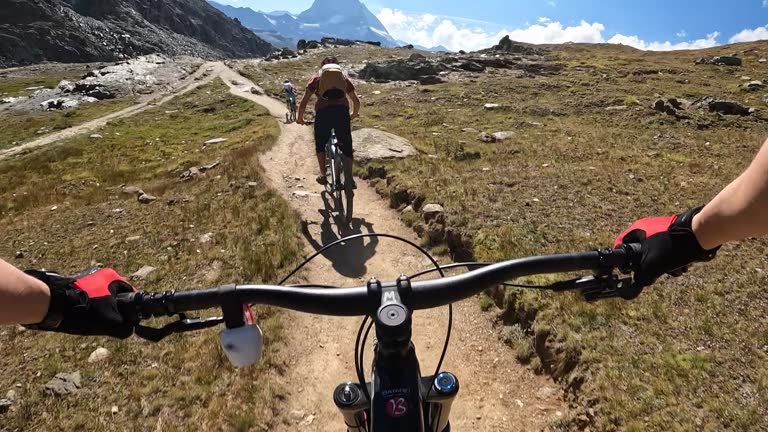
#> input picture data/example_handlebars.jpg, 768 x 432 px, found by its file name
$ python glove_detection.py
#> lines starting #> are read from the running program, lines starting #| are printed output that depends on the picture; after the words box and inside, x2 and y2 are one past the last pixel; in counts of white or black regions, pixels touching at a corner belong together
import cv2
from matplotlib import pyplot as plt
import numpy as np
import math

# Image path
path = "/home/akutuva/ros2_ws/src/machine-vision/data/example_handlebars.jpg"

# Input image into openCV
original_img = cv2.imread(path, cv2.IMREAD_COLOR)
#> original_img is the input picture: shape (432, 768, 3); mean B, G, R 84.7, 103.9, 118
img_HSV = cv2.cvtColor(original_img, cv2.COLOR_BGR2HSV)
#> img_HSV: shape (432, 768, 3); mean H, S, V 37.5, 98.6, 123.9

# Create HSV bounds for color of gloves
red_lower = np.array([110, 145, 145])
red_upper = np.array([179, 255, 255])

# Create a mask that will filter out all pixels outside the given HSV range. The pixels within the range will be white, all others will be black, a binary image.
red_mask = cv2.inRange(img_HSV, red_lower, red_upper)
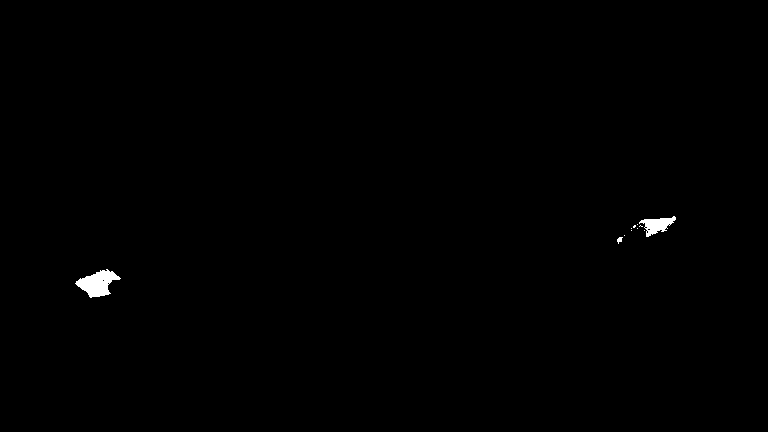
#> red_mask: shape (432, 768); 0.34% white; 11 white regions (8 under 20 px)

# Generate contours around all white pixels in the image
contours, hierarchy = cv2.findContours(red_mask, cv2.RETR_EXTERNAL, cv2.CHAIN_APPROX_SIMPLE)
#> contours = 11 contours, 9 with area under 20; largest, box (x1, y1, x2, y2) and area: (75, 269, 121, 298) 658, (639, 216, 676, 237) 338

# Make lists to hold many arrays of the x and y coordinates of the contour pixels. Each array in the list contains the respective x coordinates of each contour
x_coords = []
y_coords = []

# For each contour in the overall contours list, extract the x and y coordinates into their own lists
for contour in contours:
    reshaped_contour = contour.reshape(-1, 2)
    contour_x_vals = reshaped_contour[:, 0]
    contour_y_vals = reshaped_contour[:, 1]
    x_coords.append(contour_x_vals)
    y_coords.append(contour_y_vals)
#> this loop made 11 passes
#> (contour_x_vals, contour_y_vals) on passes 2 to 7: ([619, 617, 617, 618, 618, 618, 619, 621, 621, 622], [237, 239, 241, 242, 243, 242, 241, 241, 238, 237]), ([624], [235]), ([644], [230]), ([631], [230]), ([637], [228]), ([631], [228])
#> after the loop, x_coords = 11 items; y_coords = 11 items

# print(x_coords)

# Make arrays for all the x and y coordinates
x_arr = np.array(x_coords, dtype=object)
y_arr = np.array(y_coords, dtype=object)

# Starting with processing the x values first
min_x_vals = np.empty(0)

# For every array of x coordinates in the x value array, extract the minimum value and put this into its own array
for x_val_arr in x_arr:
    min_x_vals = np.append(min_x_vals, x_val_arr[0])
#> this loop made 11 passes
#> (x_val_arr, min_x_vals) on passes 2 to 9: ([619, 617, 617, 618, 618, 618, 619, 621, 621, 622], [106, 619]), ([624], [106, 619, 624]), ([644], [106, 619, 624, 644]), ([631], [106, 619, 624, 644, 631]), ([637], [106, 619, 624, 644, 631, 637]), ([631], [106, 619, 624, 644, 631, 637, 631]), ([640, 639, 640, 641, 642, 641], [106, 619, 624, 644, 631, 637, 631, 640]), ([634, 633, 633, 634, 635, 635], [106, 619, 624, 644, 631, 637, 631, 640, 634])
#> min_x_vals on passes 1, 11: [106], [106, 619, 624, 644, 631, 637, 631, 640, 634, 637, 673]

# print(min_x_vals)

middle_pixel_val = 300

# Using the array of minimum x values in each array of x values, make a boolean array recording if each array in the list is greater than the middle value
min_boolean_array = min_x_vals > middle_pixel_val
#> min_boolean_array = [False, True, True, True, True, True, True, True, True, True, True]

# Find the first array in the list that is True, meaning that all entries before this are part of the left part of the image
idx_threshold = np.argmax(min_boolean_array)
#> idx_threshold = 1

# Make an array to hold the left x contours
left_glove_x_arrs = np.empty(0)

# Combine all arrays from the x contours to get one list of all x coordinates that make up the left glove contour
left_glove_x_arrs = np.concatenate(x_arr[0:idx_threshold])
#> left_glove_x_arrs = 61 values, max 120 at index 54, min 75 at index 25, mean 97.23

# print(left_glove_arrs)

# Calculate the mean x value of the left glove
avg_left_x_coord = np.round(np.mean(left_glove_x_arrs))
#> avg_left_x_coord = 97

# Using the remaining arrays in the x contours for the right glove
right_glove_x_arrs = np.concatenate(x_arr[idx_threshold:])
#> right_glove_x_arrs = 83 values, max 675 at index 80, min 617 at index 1, mean 648.2
avg_right_x_coord = np.round(np.mean(right_glove_x_arrs))
#> avg_right_x_coord = 648

# Doing the same process for the y coordinates for the left and right gloves
left_glove_y_arrs = np.empty(0)
left_glove_y_arrs = np.concatenate(y_arr[0:idx_threshold])
#> left_glove_y_arrs = 61 values, max 297 at index 36, min 269 at index 0, mean 281.7
avg_left_y_coord = np.round(np.mean(left_glove_y_arrs))
#> avg_left_y_coord = 282

right_glove_y_arrs = np.empty(0)
right_glove_y_arrs = np.concatenate(y_arr[idx_threshold:])
#> right_glove_y_arrs = 83 values, max 243 at index 4, min 216 at index 28, mean 228.1
avg_right_y_coord = np.round(np.mean(right_glove_y_arrs))
#> avg_right_y_coord = 228

# [4 lines of commented-out code are left out]

image_with_contours = cv2.drawContours(original_img, contours, -1, (0, 255, 0), 3)

# Visualization
# Drawing the calculated center of mass points on the image
start_point = (int(avg_left_x_coord), int(avg_left_y_coord))
#> start_point = (97, 282)
end_point = (int(avg_right_x_coord), int(avg_right_y_coord))
#> end_point = (648, 228)

points = [start_point, end_point]
#> points = [(97, 282), (648, 228)]
for point in points:
    cv2.circle(image_with_contours, point, 6, (255, 0 , 0), -5)
#> this loop made 2 passes
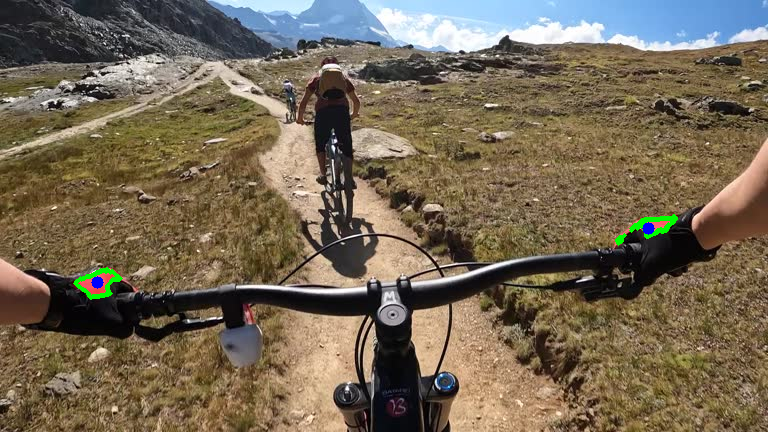
#> image_with_contours: shape (432, 768, 3); mean B, G, R 84.5, 104.4, 117.2

cv2.line(image_with_contours, start_point, end_point, (0, 255, 255), 5)
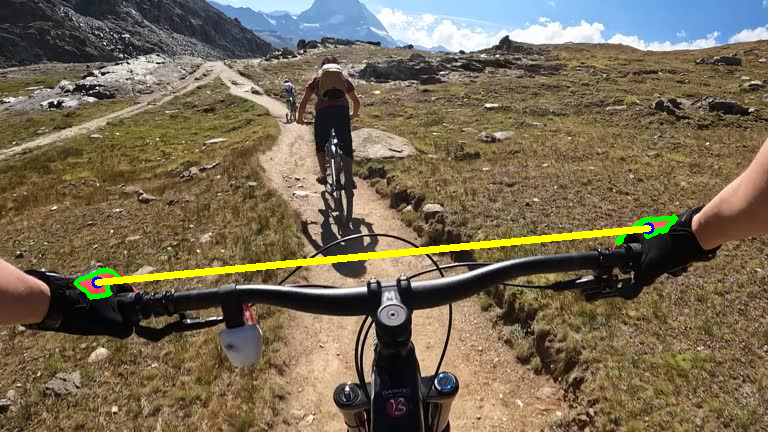
#> image_with_contours: shape (432, 768, 3); 1.17% of pixels changed, all inside (x1, y1, x2, y2) = (94, 225, 652, 286)

# Calculating the angle of the line
delta_x = avg_left_x_coord - avg_right_x_coord
#> delta_x = -551
delta_y = avg_left_y_coord - avg_right_y_coord
#> delta_y = 54

angle = round(math.atan2(delta_y, delta_x), 3)
#> angle = 3.04

print("Angle: " + str(angle) + " Degrees")
#| Angle: 3.044 Degrees

# Display the original image, the mask, and the result
cv2.imshow('Original Image', original_img)
cv2.imshow('HSV Image', img_HSV)
cv2.imshow('Red Detected', red_mask)
cv2.imshow('Original Image with Contours Overlayed', image_with_contours)
# cv2.imshow('Final Image', mask_applied)
cv2.waitKey(0)
cv2.destroyAllWindows()
